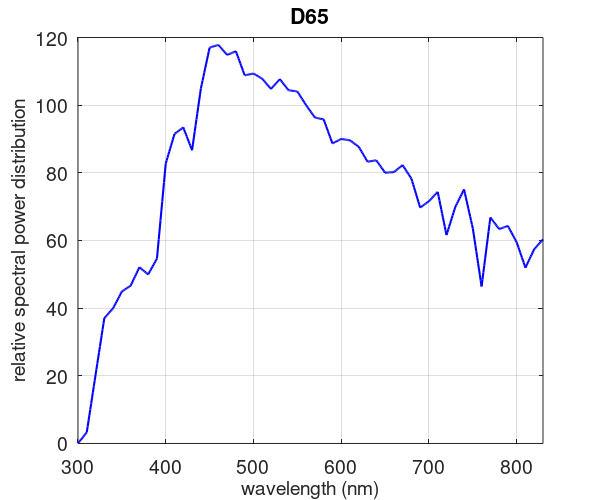

This chart was generated by the following MATLAB code:
% ***********************************************************************
% d65.m
% ***********************************************************************
%
% Data description:
% Relative spectral power distribution of a D65 illuminant
%
% Prepared by: T. Francis Chen on April 2015
%
% ***********************************************************************
%
% Original data source:
%     R. W. G. Hunt. Measuring Colour, 2nd ed.
%     Ellis Horwood Limited, Chichester, 1991.
%
% ***********************************************************************
data = [ ...
  300, 0.034100
                  301, 0.360140
                  302, 0.686180
                  303, 1.012220
                  304, 1.338260
                  305, 1.664300
                  306, 1.990340
                  307, 2.316380
                  308, 2.642420
                  309, 2.968460
                  310, 3.294500
                  311, 4.988650
                  312, 6.682800
                  313, 8.376950
                  314, 10.071100
                  315, 11.765200
                  316, 13.459400
                  317, 15.153500
                  318, 16.847700
                  319, 18.541800
                  320, 20.236000
                  321, 21.917700
                  322, 23.599500
                  323, 25.281200
                  324, 26.963000
                  325, 28.644700
                  326, 30.326500
                  327, 32.008200
                  328, 33.690000
                  329, 35.371700
                  330, 37.053500
                  331, 37.343000
                  332, 37.632600
                  333, 37.922100
                  334, 38.211600
                  335, 38.501100
                  336, 38.790700
                  337, 39.080200
                  338, 39.369700
                  339, 39.659300
                  340, 39.948800
                  341, 40.445100
                  342, 40.941400
                  343, 41.437700
                  344, 41.934000
                  345, 42.430200
                  346, 42.926500
                  347, 43.422800
                  348, 43.919100
                  349, 44.415400
                  350, 44.911700
                  351, 45.084400
                  352, 45.257000
                  353, 45.429700
                  354, 45.602300
                  355, 45.775000
                  356, 45.947700
                  357, 46.120300
                  358, 46.293000
                  359, 46.465600
                  360, 46.638300
                  361, 47.183400
                  362, 47.728500
                  363, 48.273500
                  364, 48.818600
                  365, 49.363700
                  366, 49.908800
                  367, 50.453900
                  368, 50.998900
                  369, 51.544000
                  370, 52.089100
                  371, 51.877700
                  372, 51.666400
                  373, 51.455000
                  374, 51.243700
                  375, 51.032300
                  376, 50.820900
                  377, 50.609600
                  378, 50.398200
                  379, 50.186900
                  380, 49.975500
                  381, 50.442800
                  382, 50.910000
                  383, 51.377300
                  384, 51.844600
                  385, 52.311800
                  386, 52.779100
                  387, 53.246400
                  388, 53.713700
                  389, 54.180900
                  390, 54.648200
                  391, 57.458900
                  392, 60.269500
                  393, 63.080200
                  394, 65.890900
                  395, 68.701500
                  396, 71.512200
                  397, 74.322900
                  398, 77.133600
                  399, 79.944200
                  400, 82.754900
                  401, 83.628000
                  402, 84.501100
                  403, 85.374200
                  404, 86.247300
                  405, 87.120400
                  406, 87.993600
                  407, 88.866700
                  408, 89.739800
                  409, 90.612900
                  410, 91.486000
                  411, 91.680600
                  412, 91.875200
                  413, 92.069700
                  414, 92.264300
                  415, 92.458900
                  416, 92.653500
                  417, 92.848100
                  418, 93.042600
                  419, 93.237200
                  420, 93.431800
                  421, 92.756800
                  422, 92.081900
                  423, 91.406900
                  424, 90.732000
                  425, 90.057000
                  426, 89.382100
                  427, 88.707100
                  428, 88.032200
                  429, 87.357200
                  430, 86.682300
                  431, 88.500600
                  432, 90.318800
                  433, 92.137100
                  434, 93.955400
                  435, 95.773600
                  436, 97.591900
                  437, 99.410200
                  438, 101.228000
                  439, 103.047000
                  440, 104.865000
                  441, 106.079000
                  442, 107.294000
                  443, 108.508000
                  444, 109.722000
                  445, 110.936000
                  446, 112.151000
                  447, 113.365000
                  448, 114.579000
                  449, 115.794000
                  450, 117.008000
                  451, 117.088000
                  452, 117.169000
                  453, 117.249000
                  454, 117.330000
                  455, 117.410000
                  456, 117.490000
                  457, 117.571000
                  458, 117.651000
                  459, 117.732000
                  460, 117.812000
                  461, 117.517000
                  462, 117.222000
                  463, 116.927000
                  464, 116.632000
                  465, 116.336000
                  466, 116.041000
                  467, 115.746000
                  468, 115.451000
                  469, 115.156000
                  470, 114.861000
                  471, 114.967000
                  472, 115.073000
                  473, 115.180000
                  474, 115.286000
                  475, 115.392000
                  476, 115.498000
                  477, 115.604000
                  478, 115.711000
                  479, 115.817000
                  480, 115.923000
                  481, 115.212000
                  482, 114.501000
                  483, 113.789000
                  484, 113.078000
                  485, 112.367000
                  486, 111.656000
                  487, 110.945000
                  488, 110.233000
                  489, 109.522000
                  490, 108.811000
                  491, 108.865000
                  492, 108.920000
                  493, 108.974000
                  494, 109.028000
                  495, 109.082000
                  496, 109.137000
                  497, 109.191000
                  498, 109.245000
                  499, 109.300000
                  500, 109.354000
                  501, 109.199000
                  502, 109.044000
                  503, 108.888000
                  504, 108.733000
                  505, 108.578000
                  506, 108.423000
                  507, 108.268000
                  508, 108.112000
                  509, 107.957000
                  510, 107.802000
                  511, 107.501000
                  512, 107.200000
                  513, 106.898000
                  514, 106.597000
                  515, 106.296000
                  516, 105.995000
                  517, 105.694000
                  518, 105.392000
                  519, 105.091000
                  520, 104.790000
                  521, 105.080000
                  522, 105.370000
                  523, 105.660000
                  524, 105.950000
                  525, 106.239000
                  526, 106.529000
                  527, 106.819000
                  528, 107.109000
                  529, 107.399000
                  530, 107.689000
                  531, 107.361000
                  532, 107.032000
                  533, 106.704000
                  534, 106.375000
                  535, 106.047000
                  536, 105.719000
                  537, 105.390000
                  538, 105.062000
                  539, 104.733000
                  540, 104.405000
                  541, 104.369000
                  542, 104.333000
                  543, 104.297000
                  544, 104.261000
                  545, 104.225000
                  546, 104.190000
                  547, 104.154000
                  548, 104.118000
                  549, 104.082000
                  550, 104.046000
                  551, 103.641000
                  552, 103.237000
                  553, 102.832000
                  554, 102.428000
                  555, 102.023000
                  556, 101.618000
                  557, 101.214000
                  558, 100.809000
                  559, 100.405000
                  560, 100.000000
                  561, 99.633400
                  562, 99.266800
                  563, 98.900300
                  564, 98.533700
                  565, 98.167100
                  566, 97.800500
                  567, 97.433900
                  568, 97.067400
                  569, 96.700800
                  570, 96.334200
                  571, 96.279600
                  572, 96.225000
                  573, 96.170300
                  574, 96.115700
                  575, 96.061100
                  576, 96.006500
                  577, 95.951900
                  578, 95.897200
                  579, 95.842600
                  580, 95.788000
                  581, 95.077800
                  582, 94.367500
                  583, 93.657300
                  584, 92.947000
                  585, 92.236800
                  586, 91.526600
                  587, 90.816300
                  588, 90.106100
                  589, 89.395800
                  590, 88.685600
                  591, 88.817700
                  592, 88.949700
                  593, 89.081800
                  594, 89.213800
                  595, 89.345900
                  596, 89.478000
                  597, 89.610000
                  598, 89.742100
                  599, 89.874100
                  600, 90.006200
                  601, 89.965500
                  602, 89.924800
                  603, 89.884100
                  604, 89.843400
                  605, 89.802600
                  606, 89.761900
                  607, 89.721200
                  608, 89.680500
                  609, 89.639800
                  610, 89.599100
                  611, 89.409100
                  612, 89.219000
                  613, 89.029000
                  614, 88.838900
                  615, 88.648900
                  616, 88.458900
                  617, 88.268800
                  618, 88.078800
                  619, 87.888700
                  620, 87.698700
                  621, 87.257700
                  622, 86.816700
                  623, 86.375700
                  624, 85.934700
                  625, 85.493600
                  626, 85.052600
                  627, 84.611600
                  628, 84.170600
                  629, 83.729600
                  630, 83.288600
                  631, 83.329700
                  632, 83.370700
                  633, 83.411800
                  634, 83.452800
                  635, 83.493900
                  636, 83.535000
                  637, 83.576000
                  638, 83.617100
                  639, 83.658100
                  640, 83.699200
                  641, 83.332000
                  642, 82.964700
                  643, 82.597500
                  644, 82.230200
                  645, 81.863000
                  646, 81.495800
                  647, 81.128500
                  648, 80.761300
                  649, 80.394000
                  650, 80.026800
                  651, 80.045600
                  652, 80.064400
                  653, 80.083100
                  654, 80.101900
                  655, 80.120700
                  656, 80.139500
                  657, 80.158300
                  658, 80.177000
                  659, 80.195800
                  660, 80.214600
                  661, 80.420900
                  662, 80.627200
                  663, 80.833600
                  664, 81.039900
                  665, 81.246200
                  666, 81.452500
                  667, 81.658800
                  668, 81.865200
                  669, 82.071500
                  670, 82.277800
                  671, 81.878400
                  672, 81.479100
                  673, 81.079700
                  674, 80.680400
                  675, 80.281000
                  676, 79.881600
                  677, 79.482300
                  678, 79.082900
                  679, 78.683600
                  680, 78.284200
                  681, 77.427900
                  682, 76.571600
                  683, 75.715300
                  684, 74.859000
                  685, 74.002700
                  686, 73.146500
                  687, 72.290200
                  688, 71.433900
                  689, 70.577600
                  690, 69.721300
                  691, 69.910100
                  692, 70.098900
                  693, 70.287600
                  694, 70.476400
                  695, 70.665200
                  696, 70.854000
                  697, 71.042800
                  698, 71.231500
                  699, 71.420300
                  700, 71.609100
                  701, 71.883100
                  702, 72.157100
                  703, 72.431100
                  704, 72.705100
                  705, 72.979000
                  706, 73.253000
                  707, 73.527000
                  708, 73.801000
                  709, 74.075000
                  710, 74.349000
                  711, 73.074500
                  712, 71.800000
                  713, 70.525500
                  714, 69.251000
                  715, 67.976500
                  716, 66.702000
                  717, 65.427500
                  718, 64.153000
                  719, 62.878500
                  720, 61.604000
                  721, 62.432200
                  722, 63.260300
                  723, 64.088500
                  724, 64.916600
                  725, 65.744800
                  726, 66.573000
                  727, 67.401100
                  728, 68.229300
                  729, 69.057400
                  730, 69.885600
                  731, 70.405700
                  732, 70.925900
                  733, 71.446000
                  734, 71.966200
                  735, 72.486300
                  736, 73.006400
                  737, 73.526600
                  738, 74.046700
                  739, 74.566900
                  740, 75.087000
                  741, 73.937600
                  742, 72.788100
                  743, 71.638700
                  744, 70.489300
                  745, 69.339800
                  746, 68.190400
                  747, 67.041000
                  748, 65.891600
                  749, 64.742100
                  750, 63.592700
                  751, 61.875200
                  752, 60.157800
                  753, 58.440300
                  754, 56.722900
                  755, 55.005400
                  756, 53.288000
                  757, 51.570500
                  758, 49.853100
                  759, 48.135600
                  760, 46.418200
                  761, 48.456900
                  762, 50.495600
                  763, 52.534400
                  764, 54.573100
                  765, 56.611800
                  766, 58.650500
                  767, 60.689200
                  768, 62.728000
                  769, 64.766700
                  770, 66.805400
                  771, 66.463100
                  772, 66.120900
                  773, 65.778600
                  774, 65.436400
                  775, 65.094100
                  776, 64.751800
                  777, 64.409600
                  778, 64.067300
                  779, 63.725100
                  780, 63.382800
                  781, 63.474900
                  782, 63.567000
                  783, 63.659200
                  784, 63.751300
                  785, 63.843400
                  786, 63.935500
                  787, 64.027600
                  788, 64.119800
                  789, 64.211900
                  790, 64.304000
                  791, 63.818800
                  792, 63.333600
                  793, 62.848400
                  794, 62.363200
                  795, 61.877900
                  796, 61.392700
                  797, 60.907500
                  798, 60.422300
                  799, 59.937100
                  800, 59.451900
                  801, 58.702600
                  802, 57.953300
                  803, 57.204000
                  804, 56.454700
                  805, 55.705400
                  806, 54.956200
                  807, 54.206900
                  808, 53.457600
                  809, 52.708300
                  810, 51.959000
                  811, 52.507200
                  812, 53.055300
                  813, 53.603500
                  814, 54.151600
                  815, 54.699800
                  816, 55.248000
                  817, 55.796100
                  818, 56.344300
                  819, 56.892400
                  820, 57.440600
                  821, 57.727800
                  822, 58.015000
                  823, 58.302200
                  824, 58.589400
                  825, 58.876500
                  826, 59.163700
                  827, 59.450900
                  828, 59.738100
                  829, 60.025300
                  830, 60.312500];

fid=fopen('d65.txt','wb');
for i=1:length(data)
    fprintf(fid,'%d  %3.4f \n',data(i,1),data(i,2));
end
fclose(fid);
              
plot(data(:,1), data(:,2), 'b', 'linewidth',1.5);
title('D65','FontSize',14);
set(gca,'FontSize',14);
ylabel('relative spectral power distribution','fontsize',14);
xlabel('wavelength (nm)','fontsize',14);
axis([300 830 0 120]);
set(gcf,'PaperUnits','inches','PaperPosition',[0 0 6 5]);
grid on;

pause;
print -dpng d65.png -r100
close;
